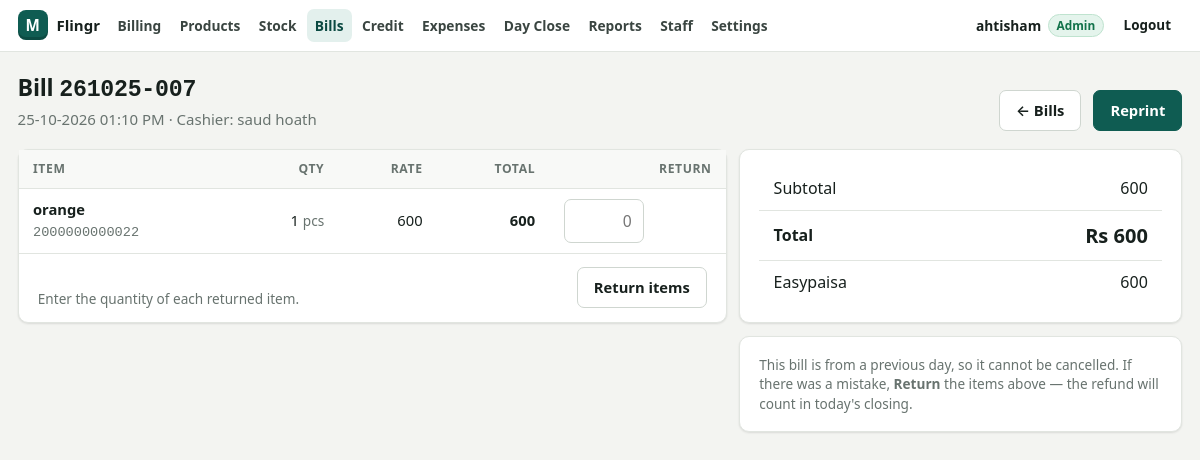
The app's page /sale.php?id=9 (signed in) with its own data.
### tables this page shows
CREATE TABLE IF NOT EXISTS sales (
        id INT UNSIGNED NOT NULL AUTO_INCREMENT PRIMARY KEY,
        uuid VARCHAR(40) NOT NULL,
        bill_no VARCHAR(40) NOT NULL,
        created_at DATETIME NOT NULL,
        synced_at DATETIME NOT NULL,
        items_count INT NOT NULL DEFAULT 0,
        subtotal DECIMAL(12,2) NOT NULL DEFAULT 0,
        discount DECIMAL(12,2) NOT NULL DEFAULT 0,
        total DECIMAL(12,2) NOT NULL DEFAULT 0,
        paid DECIMAL(12,2) NOT NULL DEFAULT 0,
        change_amount DECIMAL(12,2) NOT NULL DEFAULT 0,
        returned_amount DECIMAL(12,2) NOT NULL DEFAULT 0,
        status VARCHAR(12) NOT NULL DEFAULT 'completed',
        cancelled_at DATETIME NULL
    );

CREATE TABLE IF NOT EXISTS sale_items (
        id INT UNSIGNED NOT NULL AUTO_INCREMENT PRIMARY KEY,
        sale_id INT UNSIGNED NOT NULL,
        product_id INT UNSIGNED NULL,
        barcode VARCHAR(64) NULL,
        name VARCHAR(190) NOT NULL,
        unit VARCHAR(10) NOT NULL DEFAULT 'pcs',
        qty DECIMAL(12,3) NOT NULL,
        price DECIMAL(12,2) NOT NULL,
        cost DECIMAL(12,2) NOT NULL DEFAULT 0,
        line_total DECIMAL(12,2) NOT NULL,
        returned_qty DECIMAL(12,3) NOT NULL DEFAULT 0
    );

CREATE TABLE IF NOT EXISTS sale_payments (
                id INT UNSIGNED NOT NULL AUTO_INCREMENT PRIMARY KEY,
                sale_id INT UNSIGNED NOT NULL,
                method VARCHAR(12) NOT NULL,
                amount DECIMAL(12,2) NOT NULL,
                ref VARCHAR(80) NULL,
                created_at DATETIME NOT NULL
            );

### inc/db.php (called while the page is built, shortened)
<?php
function db(?array $override = null): PDO
{
    static $pdo = null;
    if ($pdo === null) {
        global $CONFIG;
        $pdo = make_pdo($CONFIG['db']);
    }
    return $pdo;
}
function make_pdo(array $c): PDO
{
    $opts = [
        PDO::ATTR_ERRMODE            => PDO::ERRMODE_EXCEPTION,
        PDO::ATTR_DEFAULT_FETCH_MODE => PDO::FETCH_ASSOC,
        PDO::ATTR_EMULATE_PREPARES   => false,
    ];
    $dsn = sprintf('mysql:host=%s;port=%d;dbname=%s;charset=utf8mb4',
        $c['host'] ?? 'localhost', (int)($c['port'] ?? 3306), $c['name']);
    $pdo = new PDO($dsn, $c['user'], $c['pass'], $opts);
    $pdo->exec("SET time_zone = '" . date('P') . "'");
    return $pdo;
}
function q(string $sql, array $params = []): array
{
    $st = db()->prepare($sql);
    $st->execute($params);
    return $st->fetchAll();
}
function q1(string $sql, array $params = []): ?array
{
    $st = db()->prepare($sql);
    $st->execute($params);
    $row = $st->fetch();
    return $row === false ? null : $row;
}

### inc/sales_lib.php (called while the page is built, shortened)
<?php
function load_sale(int $id): ?array
{
    $sale = q1('SELECT s.*, c.name AS customer_name, c.phone AS customer_phone FROM sales s LEFT JOIN customers c ON c.id = s.customer_id WHERE s.id = ?', [$id]);
    if ($sale) {
        $sale['items'] = q('SELECT * FROM sale_items WHERE sale_id = ? ORDER BY id', [$id]);
        $sale['payments'] = q('SELECT * FROM sale_payments WHERE sale_id = ? ORDER BY id', [$id]);
    }
    return $sale;
}
function sale_can_cancel(array $sale): bool
{
    return business_day((string)$sale['created_at']) === business_day();
}

### inc/helpers.php (called while the page is built, shortened)
<?php
function e($v): string
{
    return htmlspecialchars((string)($v ?? ''), ENT_QUOTES, 'UTF-8');
}
function money($n): string
{
    $n = (float)$n;
    $dec = (abs($n - round($n)) < 0.005) ? 0 : 2;
    return number_format($n, $dec);
}
function qty($n): string
{
    $n = (float)$n;
    if (abs($n - round($n)) < 0.0005) {
        return (string)(int)round($n);
    }
    return rtrim(rtrim(number_format($n, 3, '.', ''), '0'), '.');
}
function setting(string $key, ?string $default = null): ?string
{
    global $SETTINGS_CACHE;
    if ($SETTINGS_CACHE === null) {
        $SETTINGS_CACHE = [];
        try {
            foreach (db()->query('SELECT k, v FROM settings') as $row) {
                $SETTINGS_CACHE[$row['k']] = $row['v'];
            }
        } catch (Throwable $e) {
        }
    }
    return $SETTINGS_CACHE[$key] ?? $default;
}
function currency(): string
{
    return setting('currency', 'Rs') ?? 'Rs';
}
function shop_info(): array
{
    $acc = [];
    foreach (['jazzcash' => 'JazzCash', 'easypaisa' => 'Easypaisa', 'bank' => 'Bank'] as $k => $l) {
        $v = trim((string)setting('pay_' . $k, ''));
    }
    return [
        'name'     => setting('shop_name', 'My Mart'),
        'address'  => setting('shop_address', ''),
        'phone'    => setting('shop_phone', ''),
        'footer'   => setting('receipt_footer', ''),
        'ntn'      => setting('shop_ntn', ''),
        'currency' => currency(),
        'accounts' => $acc,
        'accounts_on_receipt' => setting('receipt_accounts', '0') === '1',
        'paper'    => (int)setting('receipt_width', '80') === 58 ? 58 : 80,
    ];
}
function day_start_hour(): int
{
    $h = setting('day_start_hour', '6');
    return max(0, min(12, (int)$h));
}
function business_day(?string $ts = null): string
{
    $t = $ts === null ? time() : strtotime($ts);
    return date('Y-m-d', $t - day_start_hour() * 3600);
}

### inc/auth.php (called while the page is built, shortened)
<?php
function current_user(): ?array
{
    static $user = false;
    if ($user !== false) {
        return $user;
    }
    $id = $_SESSION['user']['id'] ?? null;
    $row = q1('SELECT id, username, full_name, role, active, pin_hash FROM users WHERE id = ?', [(int)$id]);
    $user = [
        'id' => (int)$row['id'],
        'username' => $row['username'],
        'name' => $row['full_name'] ?: $row['username'],
        'role' => $row['role'] === 'staff' ? 'staff' : 'admin',
        'has_pin' => !empty($row['pin_hash']),
    ];
    return $user;
}
function is_admin(): bool
{
    return (current_user()['role'] ?? '') === 'admin';
}
function require_login(): void
{
    if (current_user()) {
        return;
    }
}
function require_perm(string $perm): void
{
    require_login();
}

### sale.php (the view, shortened to what this page needs)
<?php
require __DIR__ . '/inc/bootstrap.php';
require __DIR__ . '/inc/sales_lib.php';
require_perm('sales_own');
$admin = is_admin();
$id = (int)($_GET['id'] ?? 0);
$sale = load_sale($id);
$canReturn = $sale['status'] === 'completed' && array_filter($sale['items'], fn($it) => (float)$it['qty'] - (float)$it['returned_qty'] > 0.0005);
$shop = shop_info();
?>
<div class="page-head">
    <div>
        <h1>Bill <span class="mono"><?= e($sale['bill_no']) ?></span>
        </h1>
        <p class="muted"><?= e(date('d-m-Y h:i A', strtotime($sale['created_at']))) ?><?= $sale['cashier'] ? ' · Cashier: ' . e($sale['cashier']) : '' ?></p>
    </div>
    <div class="row">
        <a class="btn" href="sales.php<?= $admin ? '?from=' . e(substr($sale['created_at'], 0, 10)) : '' ?>">&larr; Bills</a>
        <button class="btn primary" type="button" id="reprint">Reprint</button>
    </div>
</div>
<div class="grid-2" style="grid-template-columns:minmax(0,1.6fr) minmax(0,1fr);align-items:start">
    <div class="card">
        <form method="post" id="retForm">
            <div class="table-wrap">
                <table class="table">
                    <thead><tr><th>Item</th><th class="num">Qty</th><th class="num">Rate</th><th class="num">Total</th>
                        <?php if ($canReturn): ?><th class="num">Return</th><?php endif; ?></tr></thead>
                    <tbody>
                    <?php foreach ($sale['items'] as $it):
                        $left = (float)$it['qty'] - (float)$it['returned_qty']; ?>
                        <tr>
                            <td><b><?= e($it['name']) ?></b><?php if ($it['barcode']): ?><br><span class="mono small muted"><?= e($it['barcode']) ?></span><?php endif; ?>
                                <?php if ((float)$it['returned_qty'] > 0): ?><br><span class="badge warn"><?= qty($it['returned_qty']) ?> returned</span><?php endif; ?></td>
                            <td class="num"><?= qty($it['qty']) ?> <span class="muted small"><?= e($it['unit']) ?></span></td>
                            <td class="num"><?= money($it['price']) ?></td>
                            <td class="num"><b><?= money($it['line_total']) ?></b></td>
                            <?php if ($canReturn): ?>
                                <td class="num">
                                    <?php if ($left > 0.0005): ?>
                                        <input class="input" style="width:80px;text-align:right" name="ret[<?= (int)$it['id'] ?>]" inputmode="decimal" placeholder="0" data-max="<?= e(qty($left)) ?>">
                                    <?php else: ?><span class="muted small">—</span><?php endif; ?>
                                </td>
                            <?php endif; ?>
                        </tr>
                    <?php endforeach; ?>
                    </tbody>
                </table>
            </div>
            <?php if ($canReturn): ?>
                <div class="toolbar" style="border-top:1px solid var(--line);border-bottom:0;align-items:flex-end">
                    <span class="muted small">Enter the quantity of each returned item.</span>
                    <button class="btn" type="submit" onclick="return confirm('Return these items? Stock will increase.')">Return items</button>
                </div>
            <?php endif; ?>
        </form>
    </div>
    <div class="stack" style="margin-top:0">
        <div class="card card-pad">
            <table class="table" style="font-size:1rem">
                <tr><td>Subtotal</td><td class="num"><?= money($sale['subtotal']) ?></td></tr>
                <tr><td><b>Total</b></td><td class="num"><b style="font-size:1.25rem"><?= e(currency()) ?> <?= money($sale['total']) ?></b></td></tr>
                <?php foreach ($sale['payments'] as $p): ?>
                    <tr><td><?= e(PAY_METHODS[$p['method']] ?? $p['method']) ?><?= $p['ref'] ? '<br><span class="muted small mono">' . e($p['ref']) . '</span>' : '' ?></td><td class="num"><?= money($p['amount']) ?></td></tr>
                <?php endforeach; ?>
            </table>
        </div>
        <?php if ($sale['status'] === 'completed' && (float)$sale['returned_amount'] <= 0 && !sale_can_cancel($sale)): ?>
        <div class="card card-pad muted small">This bill is from a previous day, so it cannot be cancelled. If there was a mistake, <b>Return</b> the items above — the refund will count in today's closing.</div>
        <?php endif; ?>
    </div>
</div>

### assets/css/app.css (style rules this page uses)
:root { --bg: #f3f4f1; --surface: #ffffff; --surface-2: #f8f9f7; --ink: #17201d; --ink-2: #3a4541; --muted: #68736f; --line: #e1e5e0; --line-2: #cfd6d0; --brand: #0f5c52; --brand-2: #0b4a42; --brand-soft: #e3f0ed; --accent: #e8a33d; --ok: #12724a; --ok-soft: #e4f4ec; --warn: #a45a06; --warn-soft: #fdf1df; --danger: #b3261e; --danger-soft: #fbe9e7; --radius: 10px; --radius-sm: 7px; --shadow: 0 1px 2px rgba(16, 24, 20, .06), 0 1px 3px rgba(16, 24, 20, .05); --shadow-lg: 0 18px 40px -12px rgba(16, 24, 20, .28); --font: "Segoe UI", system-ui, -apple-system, Roboto, "Helvetica Neue", Arial, sans-serif; --mono: ui-monospace, "Cascadia Mono", Consolas, "SF Mono", Menlo, monospace; }
* { box-sizing: border-box; }
html, body { margin: 0; }
body { font-family: var(--font); font-size: 15px; line-height: 1.45; color: var(--ink); background: var(--bg); -webkit-font-smoothing: antialiased; }
a { color: var(--brand); text-decoration: none; }
h1, h2, h3 { margin: 0 0 .5rem; line-height: 1.2; letter-spacing: -.01em; }
h1 { font-size: 1.45rem; }
.num, .tnum { font-variant-numeric: tabular-nums; }
.muted { color: var(--muted); }
.small { font-size: .85rem; }
.mono { font-family: var(--mono); }
.stack > * + * { margin-top: .85rem; }
.row { display: flex; gap: .75rem; align-items: center; flex-wrap: wrap; }
.grid-2 { display: grid; grid-template-columns: 1fr 1fr; gap: .75rem; }
.btn { display: inline-flex; align-items: center; justify-content: center; gap: .4rem; font: inherit; font-weight: 600; font-size: .92rem; padding: .55rem 1rem; border-radius: var(--radius-sm); border: 1px solid var(--line-2); background: var(--surface); color: var(--ink); cursor: pointer; text-decoration: none !important; white-space: nowrap; transition: background .12s, border-color .12s, transform .05s; }
.btn.primary { background: var(--brand); border-color: var(--brand); color: #fff; }
.field input, .field select, .field textarea, input.input, select.input { display: block; width: 100%; margin-top: .3rem; font: inherit; font-weight: 400; font-size: .98rem; color: var(--ink); padding: .58rem .7rem; border: 1px solid var(--line-2); border-radius: var(--radius-sm); background: #fff; }
input.input, select.input { margin-top: 0; }
.page-head { display: flex; align-items: flex-end; justify-content: space-between; gap: 1rem; flex-wrap: wrap; margin-bottom: 1.1rem; }
.page-head h1 { margin: 0; }
.page-head p { margin: .25rem 0 0; }
.card { background: var(--surface); border: 1px solid var(--line); border-radius: var(--radius); box-shadow: var(--shadow); }
.card-pad { padding: 1.1rem 1.2rem; }
.table-wrap { overflow-x: auto; }
table.table { width: 100%; border-collapse: collapse; font-size: .92rem; }
.table th { text-align: left; font-size: .76rem; text-transform: uppercase; letter-spacing: .05em; color: var(--muted); font-weight: 700; padding: .65rem .9rem; background: var(--surface-2); border-bottom: 1px solid var(--line); white-space: nowrap; }
.table td { padding: .62rem .9rem; border-bottom: 1px solid var(--line); vertical-align: middle; }
.table tr:last-child td { border-bottom: 0; }
.table .num { text-align: right; font-variant-numeric: tabular-nums; white-space: nowrap; }
.toolbar { display: flex; gap: .6rem; flex-wrap: wrap; align-items: center; padding: .85rem 1.2rem; border-bottom: 1px solid var(--line); }

### records on screen
sales: bill_no "261025-007", created_at "25-10-2026 01:10 PM", cashier "saud hoath", subtotal "600", total "600"
sale_items: name "orange", barcode "2000000000022", qty "1", unit "pcs", price "600", line_total "600"
sale_payments: method "Easypaisa", amount "600"

### other values on screen
$shop "Flingr"
$label "Billing"
$label "Products"
$label "Stock"
$label "Bills"
$label "Credit"
$label "Expenses"
$label "Day Close"
$label "Reports"
$label "Staff"
$label "Settings"
$u['name'] "ahtisham"
currency() "Rs"
